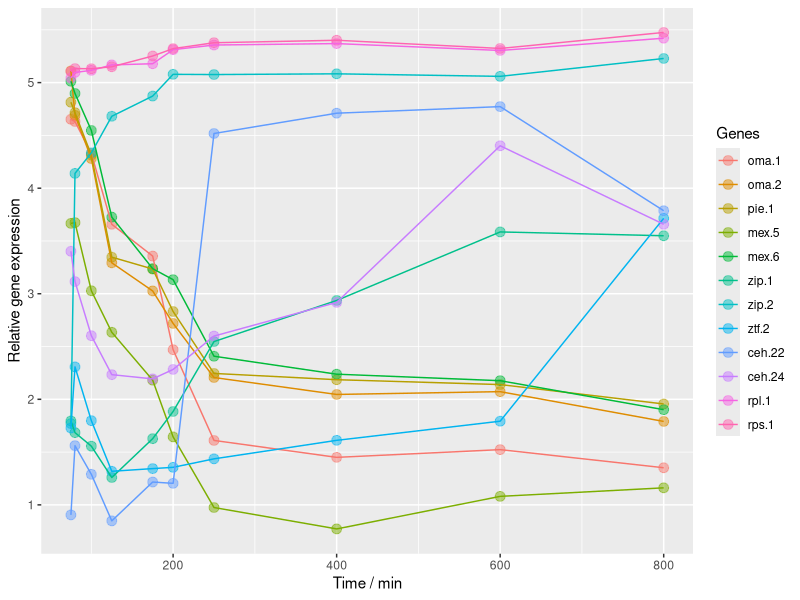
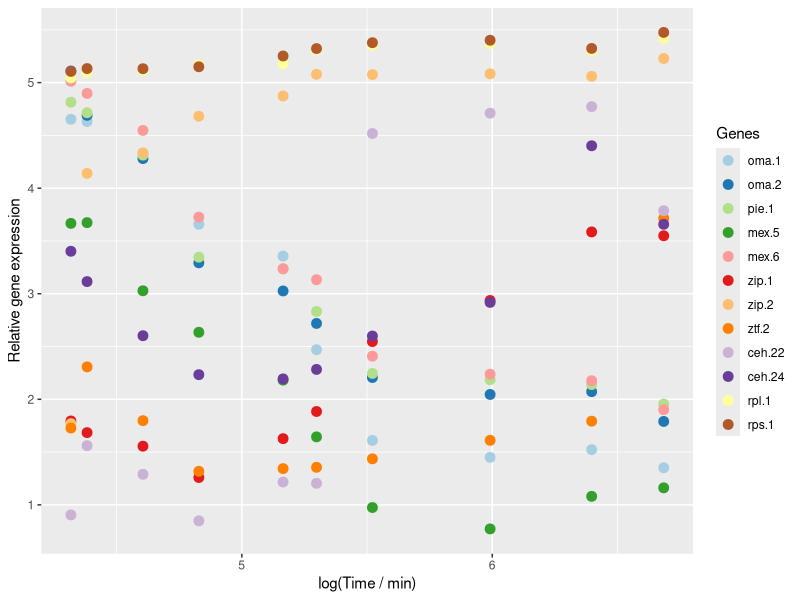
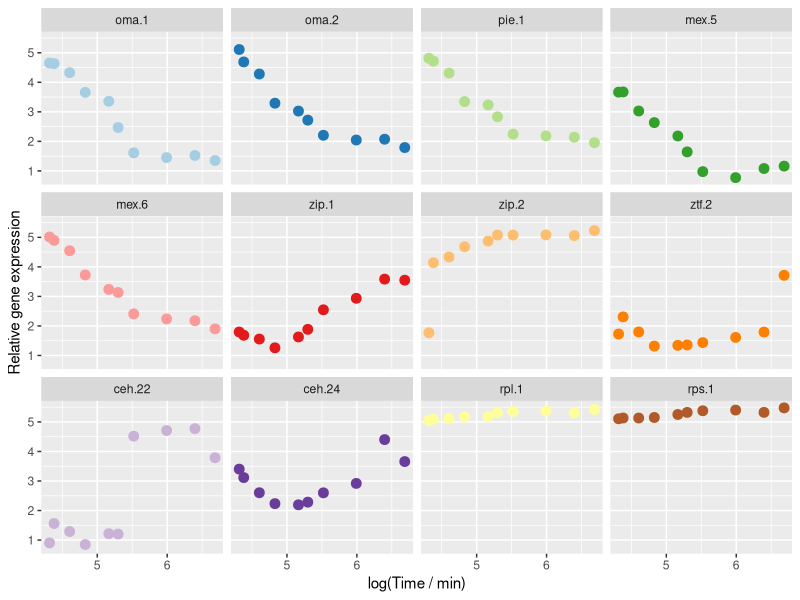
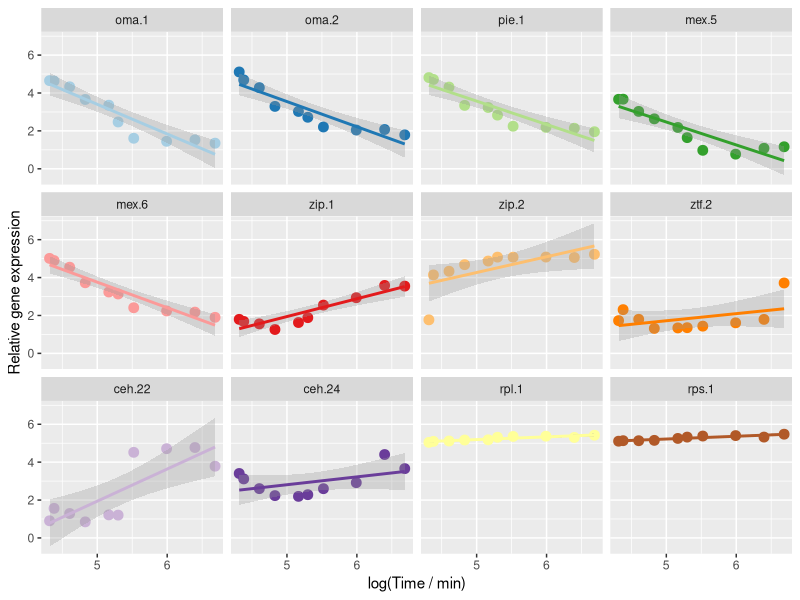
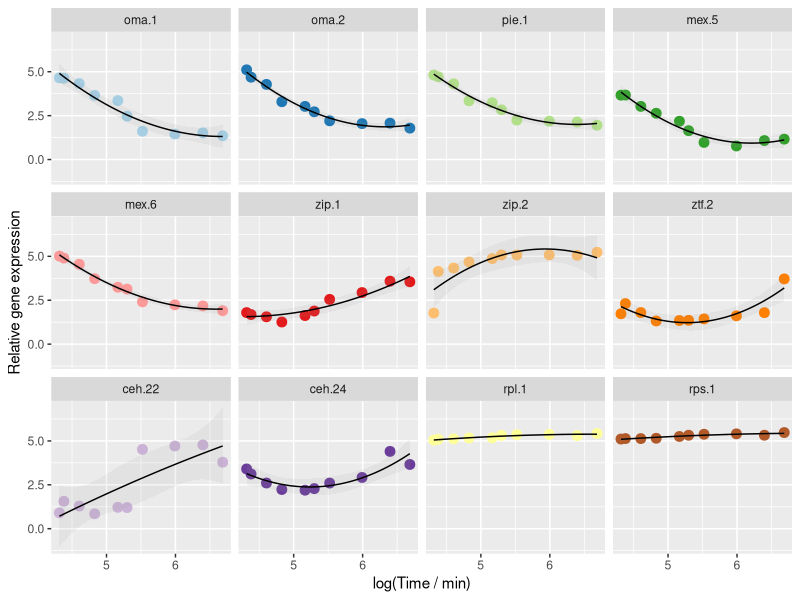
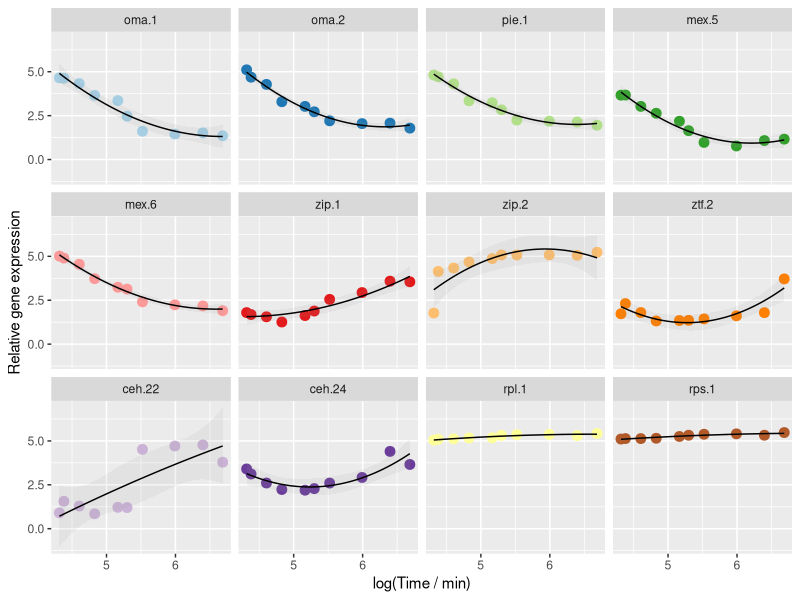
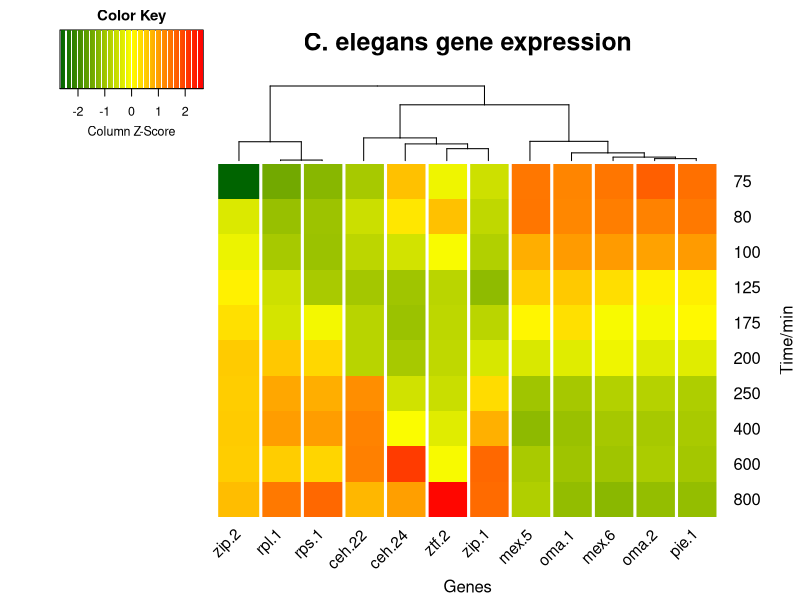

These figures' R source, in order:
################################################
# Set Directory
getwd()
setwd("/Users/jialelim/Documents/github/UPBS/newCode")
# Notes : edited from Prof Leroi's final year module Biodiversity Genomics R practical script
# Difficult part: might be too difficult
################################################

# Data source
# Levin, M., Hashimshony, T., Wagner, F., & Yanai, I. (2012). 
# Developmental milestones punctuate gene expression in the Caenorhabditis embryo. 
# Dev Cell, 22, 1101-8. doi:10.1016/j.devcel.2012.04.004

# Here we have some C. elegans transcriptomic data, normalised RNA levels/ expression level of some genes


############# Basic Information  ###############
# import Data
ExpData <- read.csv("../Data/Celegans_transcriptomics.csv", header = TRUE)

# check out data
names(ExpData)
str(ExpData)

############# Convert from wide to long format  ###############
# before we can plot these data, we have to reshape the dataframe into a format that ggplot can understand
require(reshape2) # load the reshape2 package

?melt #check out the melt function
plotData <- melt(ExpData, id=c("time_min", "stage"), 
                       variable.name = "Genes", value.name = "RelativeExpression")
head(plotData)


############# Basic Visualisation  ###############
# we can plot them all on the same plot for a quick look
require(ggplot2)

summaryplot <- ggplot(plotData, aes(x = time_min, y = RelativeExpression, colour = Genes)) + # ggplot(dataframe, what to plot)
  geom_point(alpha = I(0.5), size = 3) +  # plot dots, adjust transparency and size
  geom_line() +  # join dots with lines
  labs(x = "Time / min", y = "Relative gene expression") # x and y axis labels
summaryplot

# can we get a better spread of data by log(Time) ?
summaryplot2 <- ggplot(plotData, aes(x = log(time_min), y = RelativeExpression, colour = Genes)) + # log x axis
  geom_point(size = 3) +  # plot dots, adjust transparency and size
  scale_color_brewer(palette="Paired") +   # change color palette to better distinguish bet genes
  labs(x = "log(Time / min)", y = "Relative gene expression") # x and y axis labels
summaryplot2

# or we can plot them separately in a multifacets plot
summaryplot3 <- summaryplot2 +
  facet_wrap(~Genes, ncol = 4) +  # facet based on Location and maximum 11 plots each row
  theme(legend.position="none") # remove all legends
summaryplot3

# add best fit lines
summaryplot4 <- summaryplot3 +
  geom_smooth(method = "lm",      # add regression lines
             fullrange = TRUE,   # line span full x axis
             alpha = I(0.3))        # increase transparency
summaryplot4

# besides rpl.1 and rps.1, does not seem to fit others very well
summaryplot5 <- summaryplot3 +
  geom_smooth(method=lm, formula=y~poly(x,2),    # add regression lines using y = x^2 + c formula
              fullrange = TRUE,   # line span full x axis
              alpha = 0.1,        # increase transparency
              size=0.5,           # thinner lines
              colour="black")     # colour fitted lines black
summaryplot5

# save plot 
ggsave('../Results/Celegans_summary.pdf', height=5, width=10)

############# Basic Analysis  ############### Difficult part
## Model all gene expression with linear models 
require(plyr)
require(scales)

str(plotData)
# set the basic model
LinearModel<-function(input){lm(RelativeExpression ~ time_min, data = input)}
# function(input) {what to do with input/ linear model relative exp against time, using input data}

# using plyr to iterate over all genes
AllLinearModels<-dlply(plotData,.(Genes), LinearModel) # apply function LinearModel to plotData, categorised by genes
AllLinearModels

# Get all linear coefficients (the slopes)
LinearCoeffs = ldply(AllLinearModels, coefficients)
LinearCoeffs

# label columns
colnames(LinearCoeffs) <- c("gene", "intercept", "linear")

# sort by modulus of linear coefficient
LinearCoeffs <- LinearCoeffs[order(-LinearCoeffs$linear),]
LinearCoeffs

# we can also use the following to find for ex. residuals of lm, esp for huge datasets
Residuals = ldply(AllLinearModels, df.residual)
Residuals

## what if we want to see the summary of the linear models, all adjusted r^2 values? 
ModelSummary<-function(input){summary(lm(input$RelativeExpression ~ input$time_min), data=input)}
# function(input) {what to do with input/ linear model relative exp against time, using input data}

# using plyr to iterate over all genes
AllModelSummary<-dlply(plotData,.(Genes), ModelSummary) # apply function to plotData, in this case input = plotData, categorised by genes
AllModelSummary
# shows all summaries of models

# show bare coefficients
Coeffs = ldply(AllModelSummary, coefficients)
Coeffs

# find only adjusted r values
# ?summary.lm
adjR<-function(input){summary(lm(input$RelativeExpression ~ input$time_min), data=input)$adj.r.squared}
adjRvalues<-dlply(plotData,.(Genes), adjR)
adjRvalues
allRvalues <- as.numeric(as.character(adjRvalues))
allRvalues

## Can we improve adjusted R values with quadratic models?
## Model all gene expression with quadratic models

QuadModel<-function(input){lm(RelativeExpression ~ time_min + I(time_min^2), data = input)}
AllQuadModel<-dlply(plotData, .(Genes), QuadModel)
QuadCoeff = ldply(AllQuadModel,coef)
colnames(QuadCoeff) <- c("year", "intercept", "linear", "quad")

#sort by the quad coefficient
QuadCoeff<- QuadCoeff[order(QuadCoeff$quad),]
head(QuadCoeff)

# adj.R values
adjR<-function(input){summary(lm(input$RelativeExpression ~ input$time_min + I(input$time_min^2)), data=input)$adj.r.squared}
adjRvalues<-dlply(plotData,.(Genes), adjR)
adjRvalues
# generally better except for zip-2 and ceh-24, require more complex models but risk overfitting.
# as we can see from the summary plots


############# Heatmaps!  ###############

# A common method of visualising gene expression data is to display it as a heatmap
# lets see which gene expressions correlate with each other
# Making a distance matrix from multivariate expression data and then a heatmap

# Loading libraries
library(cluster)
library(gplots)
library(gtools)
library(gdata)
library(caTools)
library(bitops)
library(RColorBrewer)

# Make a distance matrix: specify the columns that the data are in.
head(ExpData)
DistanceMatrix<-dist(ExpData[,3:ncol(ExpData)], method = "euclidean", diag = TRUE, upper = TRUE, p = 2)

# see that you've made your datamatrix.  You should see a grid of pairwise distances.
list(DistanceMatrix)

# create your own colour palette
my_palette <- colorRampPalette(c("dark green", "yellow", "red"))(n = 299)

# Make the two-way cluster and heatmap.  Again specify the columns that your data are in. Also specify the label. 
pdf(file = "../Results/Celegans_heatmap.pdf", width=11, height=8)

heatmap<-heatmap.2(data.matrix(ExpData[,3:ncol(ExpData)]), # for more info check out ?heatmap.2
                   col = my_palette,     # alternatively, try col=bluered(25)
                   main = "C. elegans gene expression", # heat map title
                   ylab = "Time/min",
                   xlab = "Genes",
                   density.info = "none",  # turns off density plot inside color legend
                   trace = "none",         # turns off trace lines inside the heat map
                   margins = c(5,5),      # widens margins around plot 
                   colsep = 1:55, sepcolor='white', sepwidth=0.05, # create white separation bet cols
                   symkey = TRUE,
                   dendrogram = "column",
                   labRow = ExpData$time_min, # rows in heatmap refer to time
                   scale = c("col"),
                   srtCol = 45, # rotate labels
                   Rowv = FALSE,
                   hclustfun = function(DistanceMatrix) hclust((DistanceMatrix),method="ward.D2"))

dev.off()

dir("../Results") # check if plot has been saved

# check out ?hclust 
# under "method" you will see various options: "single", "median" etc, try replacing ward.D2 with the various methods

# from the heatmap:
# oma.1, oma.2, mex.5, mex.6 and pie.1 form a cluster -> maternal mRNAs
# large and small ribosomal subunit gene expression levels (rpl-1 and rps-1) naturally grouped tgt
# surprisingly zip-2 and zip-1, despite having sequence similarities, do not show similar expression patterns
# having DNA similarity does not mean they will interact with similar proteins/ may be governed by different upstream proteins
